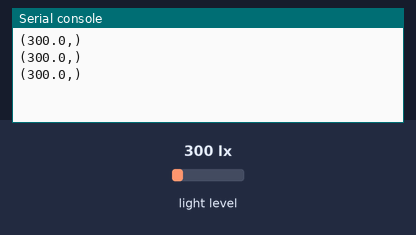
A program run on a simulated BBC micro:bit running MicroPython. Shown: the last lines printed to the serial console. Inputs (shaded band) come from the test bench; at power-on: light level 300 lx.

Above: at 1.2 s.
1.3 s: light level set to 40 lx
At 1.9 s:
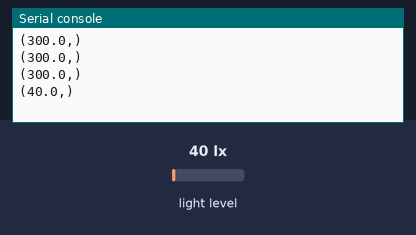
2.8 s: light level set to 500 lx
At 3.4 s:
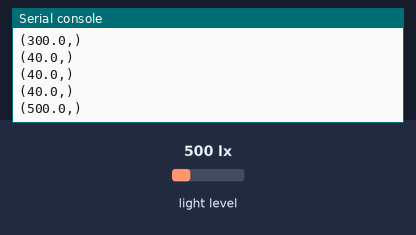
Timing chart, 0 to 5.8 s (numbered marks = the images above; inputs shaded):
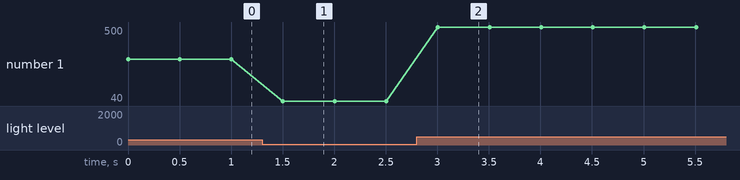

Measured:
- after the input at 1.3 s, the serial console: prints a new line after 0.20 s (image 1)
- after the input at 2.8 s, the serial console: prints a new line after 0.21 s (image 2)
- plotted number 1: 300 → 40 after the input at 1.3 s, 40 → 500 after the input at 2.8 s

The program:

BH1750_PLOTGRAP.py
```python
from microbit import *

i2c.init(freq=100000, sda=pin20, scl=pin19)
addr = 0x23
def lux():
    i2c.write(addr,bytes([0x10]))
    data = i2c.read(addr, 2)
    lux = (data[0]<<8 | data[1]) / (1.2)
    return lux

while 1:
    light = lux()
    print((light,))
    sleep(500)
```
